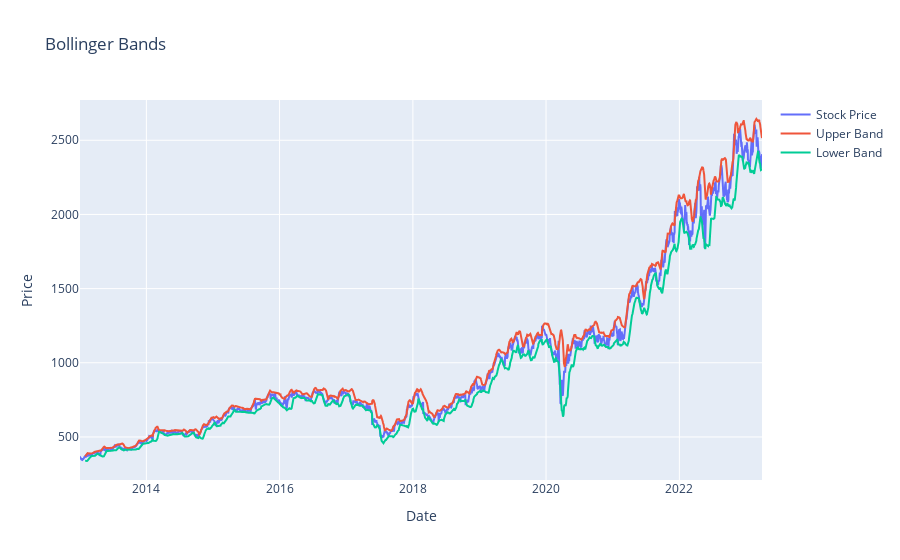

The notebook cell saved with this chart:
### Markdown cell above
**Bollinger Bands: AZO**

### Code cell
# Calculating Bollinger Bands
df['MA20'] = df['AZO'].rolling(window=20).mean()
df['BB_up'] = df['MA20'] + 2 * df['AZO'].rolling(window=20).std()
df['BB_dn'] = df['MA20'] - 2 * df['AZO'].rolling(window=20).std()

# Bollinger Bands Chart
fig = go.Figure()
fig.add_trace(go.Scatter(x=df['Date'], y=df['AZO'], mode='lines', name='Stock Price'))
fig.add_trace(go.Scatter(x=df['Date'], y=df['BB_up'], mode='lines', name='Upper Band'))
fig.add_trace(go.Scatter(x=df['Date'], y=df['BB_dn'], mode='lines', name='Lower Band'))
fig.update_layout(title='Bollinger Bands', xaxis_title='Date', yaxis_title='Price')
fig.show()

### Figure 1 — Plotly figure (JSON) as saved in the notebook; plotly's stock layout.template omitted (floating-point values rounded to 4 significant figures; data arrays with more than 128 entries replaced by an {"elided": "..."} marker saying what was removed)
{"data": [{"mode": "lines", "name": "Stock Price", "type": "scatter", "x": {"elided": "2579 str values"}, "y": {"elided": "2579 float values"}}, {"mode": "lines", "name": "Upper Band", "type": "scatter", "x": {"elided": "2579 str values"}, "y": {"elided": "2579 float values"}}, {"mode": "lines", "name": "Lower Band", "type": "scatter", "x": {"elided": "2579 str values"}, "y": {"elided": "2579 float values"}}], "layout": {"title": {"text": "Bollinger Bands"}, "xaxis": {"title": {"text": "Date"}}, "yaxis": {"title": {"text": "Price"}}}}
